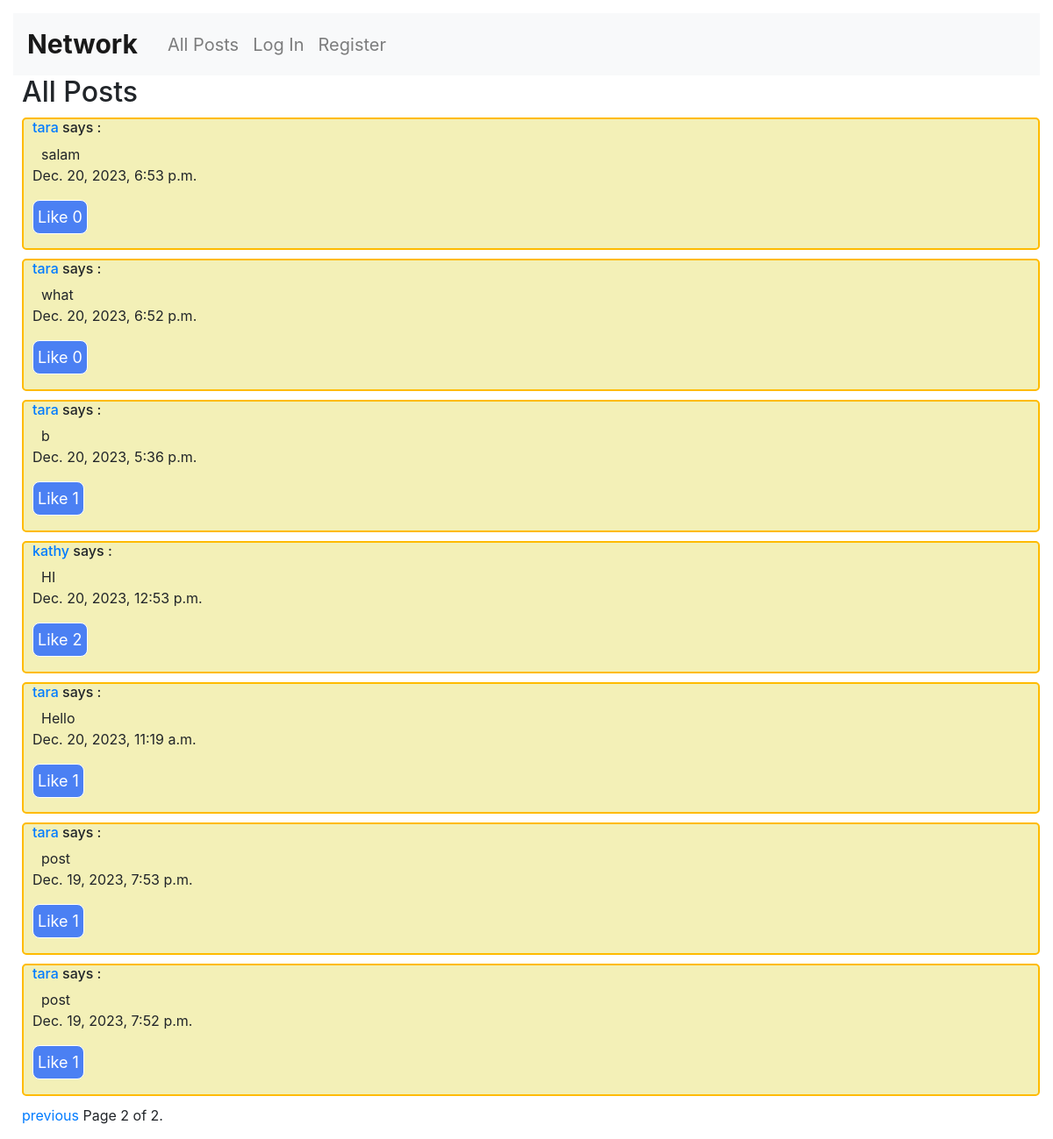
/all-posts?page=2, run on the app's committed database.
### network/models.py (models this page shows, shortened)
class Post(models.Model):
    writer = models.ForeignKey(User, on_delete=models.CASCADE, default=None, null=True, blank=True)
    content = models.CharField(max_length=250)
    timestamp = models.DateTimeField(auto_now_add=True)
    likes = models.ManyToManyField(User, related_name='user_likes', blank=True)

class User(AbstractUser):
    posts = models.ForeignKey('Post', on_delete=models.CASCADE, default=None, blank=True, null=True)
    followers = models.ManyToManyField('self', blank=True, symmetrical=False, related_name='user_followers')
    following = models.ManyToManyField('self', blank=True, symmetrical=False, related_name='user_following')

### network/views.py (the view)
# urls.py: path('all-posts', views.all_posts, name='all_posts'),
def all_posts(request):
    post_list = Post.objects.all().order_by('-timestamp')
    paginator = Paginator(post_list, 10)
    page = request.GET.get('page')
    try:
        posts = paginator.page(page)
    except PageNotAnInteger:
        posts = paginator.page(1)
    except EmptyPage:
        posts = paginator.page(paginator.num_pages)
    context = {
        'posts': posts,
    }
    return render(request, 'network/index.html', context)

### network/templates/network/index.html (shortened to what this page needs)
{% extends "network/layout.html" %}
{% load static %}
{% block body %}
    <h2>All Posts</h2>
    {% for post in posts %}
        <div class="post" id="post-{{ post.id }}">
            <h6><a href="{% url 'profile' username=post.writer.username %}">{{ post.writer.username }}</a> says :</h6>
            <div  id="post-content-{{ post.id }}">{{ post.content }}</div>
            <p>{{ post.timestamp }}</p>
            <button class="likeButton" data-post-id="{{ post.id }}">
                {% if user in post.likes.all %}Unlike{% else %}Like{% endif %}
                <span class='l_num' data-post-id='{{ post.id }}'> {{ post.likes.count }}</span>
            </button>
        </div>
    {% endfor %}
    <div class="pagination">
        <span class="step-links">
            {% if posts.has_previous %}
                <a href="?page={{ posts.previous_page_number }}">previous</a>
            {% endif %}
            <span class="current">
                Page {{ posts.number }} of {{ posts.paginator.num_pages }}.
            </span>
        </span>
    </div>
{% endblock %}

### network/static/network/styles.css (style rules this page uses)
body { padding: 15px; }
div { padding-left: 10px; }
.post { border: solid 2px rgb(255, 187, 0); border-radius: 5px; margin-top: 10px; margin-bottom: 10px; padding-bottom: 1%; background-color:rgb(243, 240, 183) ; }
button { background-color: rgb(75, 128, 243); color: white; border: solid 1px white; border-radius: 8px; font-size: 18px; text-align: center; padding: 5px; margin-bottom: 5px; }

### data on the page
Post: writer.username "tara", content "salam", timestamp "Dec. 20, 2023, 6:53 p.m.", shows "Like", likes.count "0"
Post: writer.username "tara", content "what", timestamp "Dec. 20, 2023, 6:52 p.m.", shows "Like", likes.count "0"
Post: writer.username "tara", content "b", timestamp "Dec. 20, 2023, 5:36 p.m.", shows "Like", likes.count "1"
Post: writer.username "kathy", content "HI", timestamp "Dec. 20, 2023, 12:53 p.m.", shows "Like", likes.count "2"
Post: writer.username "tara", content "Hello", timestamp "Dec. 20, 2023, 11:19 a.m.", shows "Like", likes.count "1"
Post: writer.username "tara", content "post", timestamp "Dec. 19, 2023, 7:53 p.m.", shows "Like", likes.count "1"
Post: writer.username "tara", content "post", timestamp "Dec. 19, 2023, 7:52 p.m.", shows "Like", likes.count "1"

### other printed values
{{ posts.number }} "2"
{{ posts.paginator.num_pages }} "2"
